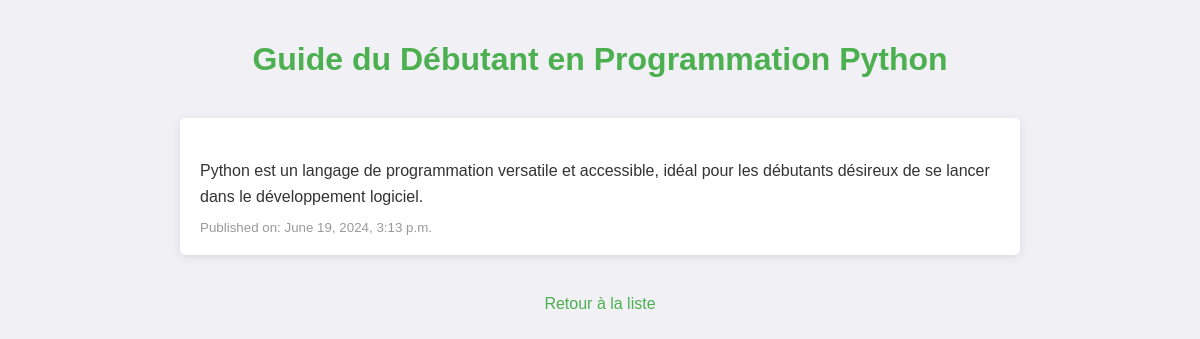
The app's page /articles/3/ with its own data.
### main/models.py (models this page shows, shortened)
class Article(models.Model):
    title = models.CharField(max_length=200)
    content = models.TextField()
    publication_date = models.DateTimeField()

### main/views.py (the view)
# urls.py: path('articles/<int:article_id>/', views.article_detail, name='article_detail'),
def article_detail(request, article_id):
    article = get_object_or_404(Article, id=article_id)
    return render(request, 'main/article_detail.html', {'article': article})

### main/templates/main/article_detail.html (shortened to what this page needs)
<!DOCTYPE html>
<html lang="{{ LANGUAGE_CODE }}">
<head>
    <title>{% load i18n %}{{ article.title }}</title>
</head>
<body>
    <h1>{{ article.title }}</h1>
    <div class="article-container">
        <div class="content">
            <p>{{ article.content }}</p>
            <small>{% trans "Publié le :" %} {{ article.publication_date }}</small>
        </div>
    </div>
    <p><a href="{% url 'article_list' %}">{% trans "Retour à la liste" %}</a></p>
</body>
</html>

### main/templates/main/article_detail.html (style rules this page uses)
body { font-family: Arial, sans-serif; background-color: #f0f0f5; color: #333; margin: 0; padding: 20px; display: flex; flex-direction: column; align-items: center; }
.article-container { max-width: 800px; margin: 20px; padding: 20px; background-color: #fff; border-radius: 5px; box-shadow: 0 2px 10px rgba(0, 0, 0, 0.1); }
h1 { text-align: center; color: #4CAF50; margin-bottom: 20px; }
.content { margin-top: 20px; }
p { line-height: 1.6; margin-bottom: 10px; }
small { color: #999; display: block; margin-top: 10px; }
a { color: #4CAF50; text-decoration: none; }

### records on screen
Article: title "Guide du Débutant en Programmation Python", content "Python est un langage de programmation versatile et accessible, idéal pour les débutants désireux de se lancer dans le développement logiciel.", publication_date "June 19, 2024, 3:13 p.m."
